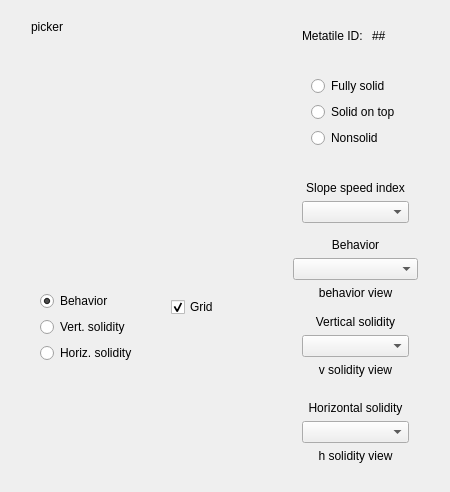
<?xml version="1.0" encoding="UTF-8"?>
<ui version="4.0">
 <class>TalesQtMetatileBehaviorEditorWidget</class>
 <widget class="QWidget" name="TalesQtMetatileBehaviorEditorWidget">
  <property name="geometry">
   <rect>
    <x>0</x>
    <y>0</y>
    <width>450</width>
    <height>421</height>
   </rect>
  </property>
  <property name="mouseTracking">
   <bool>false</bool>
  </property>
  <property name="windowTitle">
   <string>Form</string>
  </property>
  <layout class="QVBoxLayout" name="verticalLayout_8">
   <item>
    <spacer name="verticalSpacer_4">
     <property name="orientation">
      <enum>Qt::Vertical</enum>
     </property>
     <property name="sizeHint" stdset="0">
      <size>
       <width>20</width>
       <height>5</height>
      </size>
     </property>
    </spacer>
   </item>
   <item>
    <layout class="QHBoxLayout" name="horizontalLayout_4">
     <item>
      <spacer name="horizontalSpacer">
       <property name="orientation">
        <enum>Qt::Horizontal</enum>
       </property>
       <property name="sizeHint" stdset="0">
        <size>
         <width>40</width>
         <height>20</height>
        </size>
       </property>
      </spacer>
     </item>
     <item>
      <widget class="QWidget" name="widget_9" native="true">
       <layout class="QHBoxLayout" name="horizontalLayout_3">
        <item>
         <layout class="QVBoxLayout" name="verticalLayout_7">
          <item>
           <widget class="GenericEventLabel" name="metatilePickerLabel">
            <property name="minimumSize">
             <size>
              <width>256</width>
              <height>256</height>
             </size>
            </property>
            <property name="maximumSize">
             <size>
              <width>256</width>
              <height>256</height>
             </size>
            </property>
            <property name="mouseTracking">
             <bool>true</bool>
            </property>
            <property name="text">
             <string>picker</string>
            </property>
            <property name="alignment">
             <set>Qt::AlignLeading|Qt::AlignLeft|Qt::AlignTop</set>
            </property>
           </widget>
          </item>
          <item>
           <layout class="QHBoxLayout" name="horizontalLayout">
            <item>
             <widget class="QWidget" name="widget_2" native="true">
              <property name="sizePolicy">
               <sizepolicy hsizetype="Preferred" vsizetype="Maximum">
                <horstretch>0</horstretch>
                <verstretch>0</verstretch>
               </sizepolicy>
              </property>
              <layout class="QVBoxLayout" name="verticalLayout">
               <item>
                <widget class="QRadioButton" name="pickerBehaviorButton">
                 <property name="text">
                  <string>Behavior</string>
                 </property>
                 <property name="checked">
                  <bool>true</bool>
                 </property>
                </widget>
               </item>
               <item>
                <widget class="QRadioButton" name="pickerVertSolidityButton">
                 <property name="text">
                  <string>Vert. solidity</string>
                 </property>
                </widget>
               </item>
               <item>
                <widget class="QRadioButton" name="pickerHorizSolidityButton">
                 <property name="text">
                  <string>Horiz. solidity</string>
                 </property>
                </widget>
               </item>
               <item>
                <spacer name="verticalSpacer">
                 <property name="orientation">
                  <enum>Qt::Vertical</enum>
                 </property>
                 <property name="sizeHint" stdset="0">
                  <size>
                   <width>20</width>
                   <height>40</height>
                  </size>
                 </property>
                </spacer>
               </item>
              </layout>
             </widget>
            </item>
            <item>
             <widget class="QWidget" name="widget_3" native="true">
              <property name="sizePolicy">
               <sizepolicy hsizetype="Preferred" vsizetype="Maximum">
                <horstretch>0</horstretch>
                <verstretch>0</verstretch>
               </sizepolicy>
              </property>
              <layout class="QVBoxLayout" name="verticalLayout_6">
               <item>
                <widget class="QCheckBox" name="gridCheckBox">
                 <property name="text">
                  <string>Grid</string>
                 </property>
                 <property name="checked">
                  <bool>true</bool>
                 </property>
                </widget>
               </item>
               <item>
                <spacer name="verticalSpacer_2">
                 <property name="orientation">
                  <enum>Qt::Vertical</enum>
                 </property>
                 <property name="sizeHint" stdset="0">
                  <size>
                   <width>20</width>
                   <height>40</height>
                  </size>
                 </property>
                </spacer>
               </item>
              </layout>
             </widget>
            </item>
           </layout>
          </item>
          <item>
           <spacer name="verticalSpacer_3">
            <property name="orientation">
             <enum>Qt::Vertical</enum>
            </property>
            <property name="sizeType">
             <enum>QSizePolicy::Expanding</enum>
            </property>
            <property name="sizeHint" stdset="0">
             <size>
              <width>20</width>
              <height>40</height>
             </size>
            </property>
           </spacer>
          </item>
         </layout>
        </item>
        <item>
         <layout class="QVBoxLayout" name="verticalLayout_12">
          <item>
           <widget class="QWidget" name="widget" native="true">
            <property name="sizePolicy">
             <sizepolicy hsizetype="Maximum" vsizetype="Maximum">
              <horstretch>0</horstretch>
              <verstretch>0</verstretch>
             </sizepolicy>
            </property>
            <layout class="QHBoxLayout" name="horizontalLayout_2">
             <item>
              <widget class="QLabel" name="label_3">
               <property name="sizePolicy">
                <sizepolicy hsizetype="Preferred" vsizetype="Maximum">
                 <horstretch>0</horstretch>
                 <verstretch>0</verstretch>
                </sizepolicy>
               </property>
               <property name="text">
                <string>Metatile ID: </string>
               </property>
              </widget>
             </item>
             <item>
              <widget class="QLabel" name="metatileIDLabel">
               <property name="sizePolicy">
                <sizepolicy hsizetype="Preferred" vsizetype="Maximum">
                 <horstretch>0</horstretch>
                 <verstretch>0</verstretch>
                </sizepolicy>
               </property>
               <property name="text">
                <string>##</string>
               </property>
              </widget>
             </item>
            </layout>
           </widget>
          </item>
          <item>
           <widget class="QWidget" name="widget_6" native="true">
            <property name="sizePolicy">
             <sizepolicy hsizetype="Preferred" vsizetype="Maximum">
              <horstretch>0</horstretch>
              <verstretch>0</verstretch>
             </sizepolicy>
            </property>
            <layout class="QVBoxLayout" name="verticalLayout_11">
             <item>
              <widget class="QWidget" name="widget_7" native="true">
               <layout class="QVBoxLayout" name="verticalLayout_13">
                <item>
                 <widget class="QRadioButton" name="fullySolidButton">
                  <property name="text">
                   <string>Fully solid</string>
                  </property>
                 </widget>
                </item>
                <item>
                 <widget class="QRadioButton" name="solidOnTopButton">
                  <property name="text">
                   <string>Solid on top</string>
                  </property>
                 </widget>
                </item>
                <item>
                 <widget class="QRadioButton" name="nonsolidButton">
                  <property name="text">
                   <string>Nonsolid</string>
                  </property>
                 </widget>
                </item>
               </layout>
              </widget>
             </item>
            </layout>
           </widget>
          </item>
          <item>
           <widget class="QWidget" name="widget_8" native="true">
            <property name="sizePolicy">
             <sizepolicy hsizetype="Preferred" vsizetype="Maximum">
              <horstretch>0</horstretch>
              <verstretch>0</verstretch>
             </sizepolicy>
            </property>
            <layout class="QVBoxLayout" name="verticalLayout_14">
             <item>
              <widget class="QLabel" name="label">
               <property name="sizePolicy">
                <sizepolicy hsizetype="Preferred" vsizetype="Maximum">
                 <horstretch>0</horstretch>
                 <verstretch>0</verstretch>
                </sizepolicy>
               </property>
               <property name="text">
                <string>Slope speed index</string>
               </property>
               <property name="alignment">
                <set>Qt::AlignCenter</set>
               </property>
              </widget>
             </item>
             <item>
              <widget class="QComboBox" name="slopeSpeedComboBox"/>
             </item>
            </layout>
           </widget>
          </item>
          <item>
           <layout class="QVBoxLayout" name="verticalLayout_2">
            <item>
             <widget class="QLabel" name="label_2">
              <property name="sizePolicy">
               <sizepolicy hsizetype="Preferred" vsizetype="Maximum">
                <horstretch>0</horstretch>
                <verstretch>0</verstretch>
               </sizepolicy>
              </property>
              <property name="text">
               <string>Behavior</string>
              </property>
              <property name="alignment">
               <set>Qt::AlignCenter</set>
              </property>
             </widget>
            </item>
            <item>
             <widget class="QComboBox" name="behaviorComboBox"/>
            </item>
            <item>
             <widget class="QLabel" name="metatileBehaviorLabel">
              <property name="text">
               <string>behavior view</string>
              </property>
              <property name="alignment">
               <set>Qt::AlignHCenter|Qt::AlignTop</set>
              </property>
             </widget>
            </item>
           </layout>
          </item>
          <item>
           <widget class="QWidget" name="widget_5" native="true">
            <layout class="QVBoxLayout" name="verticalLayout_10">
             <item>
              <layout class="QVBoxLayout" name="verticalLayout_3">
               <item>
                <widget class="QLabel" name="label_4">
                 <property name="sizePolicy">
                  <sizepolicy hsizetype="Preferred" vsizetype="Maximum">
                   <horstretch>0</horstretch>
                   <verstretch>0</verstretch>
                  </sizepolicy>
                 </property>
                 <property name="text">
                  <string>Vertical solidity</string>
                 </property>
                 <property name="alignment">
                  <set>Qt::AlignCenter</set>
                 </property>
                </widget>
               </item>
               <item>
                <widget class="QComboBox" name="vertSolidityComboBox"/>
               </item>
               <item>
                <widget class="QLabel" name="metatileVertSolidityLabel">
                 <property name="text">
                  <string>v solidity view</string>
                 </property>
                 <property name="alignment">
                  <set>Qt::AlignHCenter|Qt::AlignTop</set>
                 </property>
                </widget>
               </item>
              </layout>
             </item>
            </layout>
           </widget>
          </item>
          <item>
           <widget class="QWidget" name="widget_4" native="true">
            <layout class="QVBoxLayout" name="verticalLayout_5">
             <item>
              <layout class="QVBoxLayout" name="verticalLayout_4">
               <item>
                <widget class="QLabel" name="label_5">
                 <property name="sizePolicy">
                  <sizepolicy hsizetype="Preferred" vsizetype="Maximum">
                   <horstretch>0</horstretch>
                   <verstretch>0</verstretch>
                  </sizepolicy>
                 </property>
                 <property name="text">
                  <string>Horizontal solidity</string>
                 </property>
                 <property name="alignment">
                  <set>Qt::AlignCenter</set>
                 </property>
                </widget>
               </item>
               <item>
                <widget class="QComboBox" name="horizSolidityComboBox"/>
               </item>
               <item>
                <widget class="QLabel" name="metatileHorizSolidityLabel">
                 <property name="text">
                  <string>h solidity view</string>
                 </property>
                 <property name="alignment">
                  <set>Qt::AlignHCenter|Qt::AlignTop</set>
                 </property>
                </widget>
               </item>
              </layout>
             </item>
            </layout>
           </widget>
          </item>
         </layout>
        </item>
       </layout>
      </widget>
     </item>
     <item>
      <spacer name="horizontalSpacer_2">
       <property name="orientation">
        <enum>Qt::Horizontal</enum>
       </property>
       <property name="sizeHint" stdset="0">
        <size>
         <width>40</width>
         <height>20</height>
        </size>
       </property>
      </spacer>
     </item>
    </layout>
   </item>
   <item>
    <spacer name="verticalSpacer_5">
     <property name="orientation">
      <enum>Qt::Vertical</enum>
     </property>
     <property name="sizeHint" stdset="0">
      <size>
       <width>20</width>
       <height>5</height>
      </size>
     </property>
    </spacer>
   </item>
  </layout>
 </widget>
 <customwidgets>
  <customwidget>
   <class>GenericEventLabel</class>
   <extends>QLabel</extends>
   <header>genericeventlabel.h</header>
  </customwidget>
 </customwidgets>
 <resources/>
 <connections/>
</ui>
